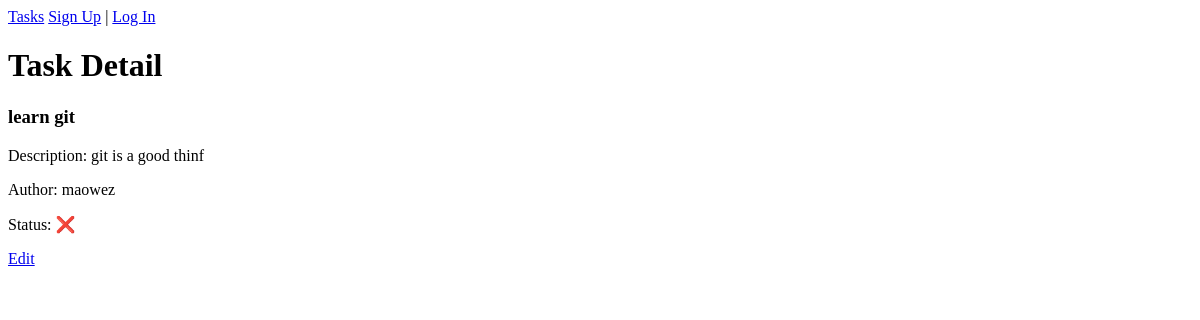
/tasks/5/, run on an earlier commit of the app's database.
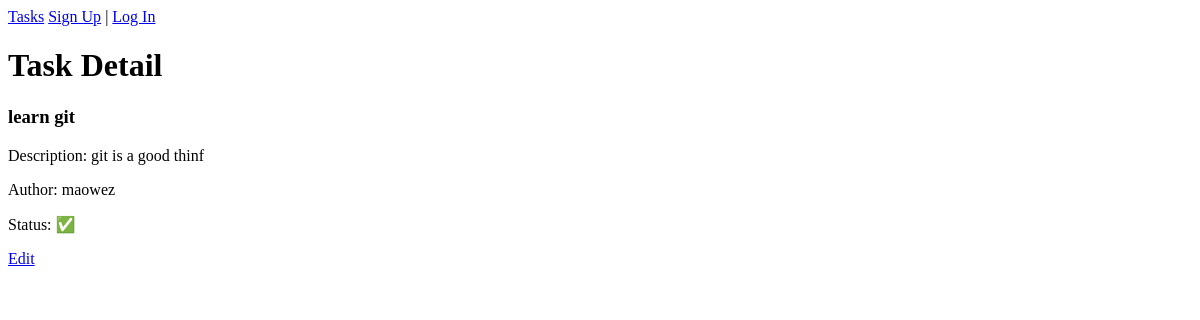
And on a later commit of the database.
### tasks/views.py (the view)
# urls.py: path('<int:pk>/', TaskDetailView.as_view(), name='task_detail'),
class TaskDetailView(generic.DetailView):
    model = Task
    template_name = 'tasks/task_detail.html'
    context_object_name = 'task'

### tasks/templates/tasks/task_detail.html (shortened to what this page needs)
{% extends '_base.html' %}
{% block content %}
    <h1>Task Detail</h1>
    <h3>{{task.title}}</h3>
    <p>Description: {{task.description}}</p>
    <p>Author: {{task.user}}</p>
    {% if task.is_complete %}
        <p>Status: ✅</p>
        {% else %}
        <p>Status: ❌</p>
    {% endif %}
    <a href="{% url 'task_update' task.id %}">Edit</a>
{% endblock content %}

What changed in the data, as far as the page shows it:
changed Task "learn git": is_complete False → True (drawn)
Also different on the page:
text no longer shown: "Status: ❌"
text now shown: "Status: ✅"
